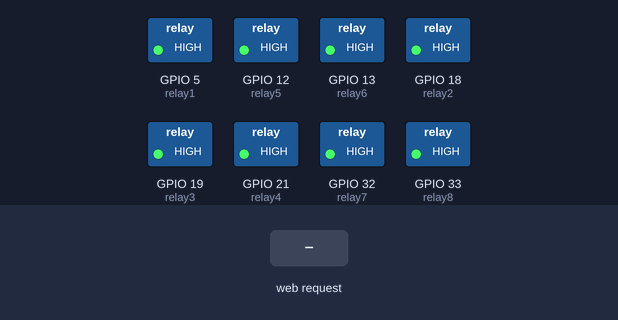
Bench run of a sketch on a simulated ESP32. On the bench: switched loads named in the sketch (green lamp = pin HIGH). The test bench sets the inputs (shaded band). WiFi joins after 1.5 s; servers stay silent unless stated; EEPROM starts erased; what the sketch prints to the serial monitor is not drawn.

Above: at 3.2 s.
3.3 s: HTTP request GET /relay1 received
At 4.0 s:
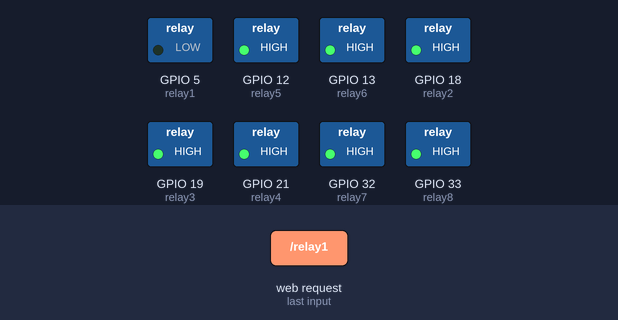
4.8 s: HTTP request GET /relay2 received
At 5.1 s:
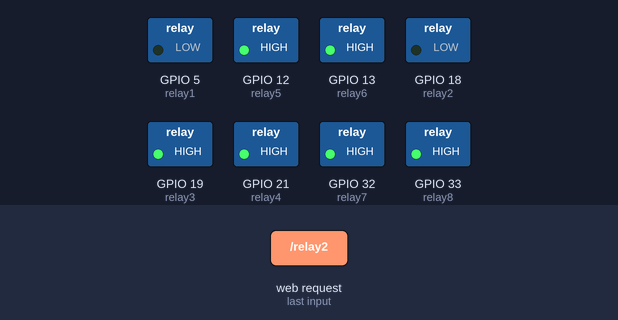
6.3 s: HTTP request GET /relay3 received
At 7.5 s:
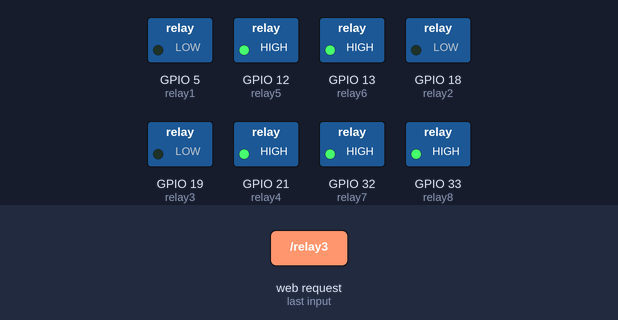
7.8 s: HTTP request GET /relay4 received
At 8.6 s:
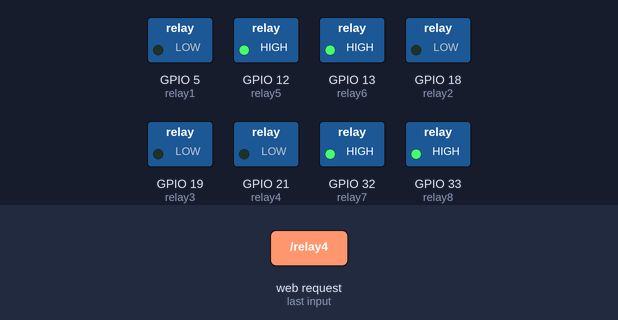
9.3 s: HTTP request GET /relay5 received
At 9.8 s:
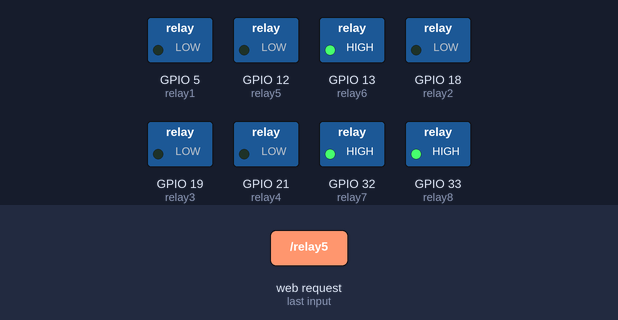
10.8 s: HTTP request GET /relay6 received
At 12.1 s:
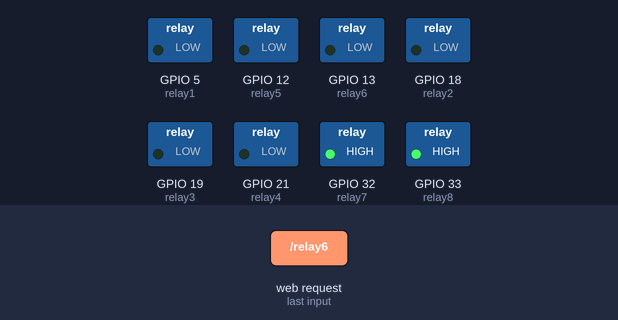
Timing chart, 0 to 13.3 s (numbered marks = the images above; inputs shaded):
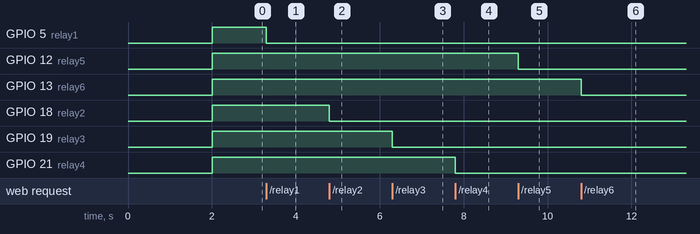

Measured:
- after the input at 3.3 s, GPIO 5 (relay1): HIGH → LOW at once
- after the input at 4.8 s, GPIO 18 (relay2): HIGH → LOW at once
- after the input at 6.3 s, GPIO 19 (relay3): HIGH → LOW at once
- after the input at 7.8 s, GPIO 21 (relay4): HIGH → LOW at once
- after the input at 9.3 s, GPIO 12 (relay5): HIGH → LOW at once
- after the input at 10.8 s, GPIO 13 (relay6): HIGH → LOW at once

The sketch:

esp32.ino
```cpp
#include <EEPROM.h>
#include <WiFi.h>
#include <WebServer.h>
#include <ArduinoJson.h>

#ifndef STASSID
#define STASSID "OMEN-PC"
#define STAPSK  "Pass123!"
#define EEPROM_SIZE 9
#endif

WebServer server(80);

const char* ssid     = STASSID;
const char* password = STAPSK;

int relay1 = 5, relay2 = 18, relay3 = 19, relay4 = 21;
int relay5 = 12, relay6 = 13, relay7 = 32, relay8 = 33;
int state1 = HIGH, state2 = HIGH, state3 = HIGH, state4 = HIGH;
int state5 = HIGH, state6 = HIGH, state7 = HIGH, state8 = HIGH;

void checkStatusRelay() {
  DynamicJsonDocument doc(800);
  doc["status"] = "Success";
  doc["relay1"] = state1;
  doc["relay2"] = state2;
  doc["relay3"] = state3;
  doc["relay4"] = state4;
  doc["relay5"] = state5;
  doc["relay6"] = state6;
  doc["relay7"] = state7;
  doc["relay8"] = state8;
  doc["ssid"] = ssid;

  String json;
  serializeJsonPretty(doc, json);
  server.send(200, "application/json", json);
}

void handleRelayState(int relay, int &state, int eepromAddr) {
  state = !state;
  digitalWrite(relay, state);
  EEPROM.write(eepromAddr, state);
  EEPROM.commit();

  DynamicJsonDocument doc(300);
  doc["status"] = "Success";
  doc["data"] = state;

  String json;
  serializeJsonPretty(doc, json);
  server.send(200, "application/json", json);
}

void handlestate1() { handleRelayState(relay1, state1, 1); }
void handlestate2() { handleRelayState(relay2, state2, 2); }
void handlestate3() { handleRelayState(relay3, state3, 3); }
void handlestate4() { handleRelayState(relay4, state4, 4); }
void handlestate5() { handleRelayState(relay5, state5, 5); }
void handlestate6() { handleRelayState(relay6, state6, 6); }
void handlestate7() { handleRelayState(relay7, state7, 7); }
void handlestate8() { handleRelayState(relay8, state8, 8); }

void setrelaystate() {
  digitalWrite(relay1, state1);
  digitalWrite(relay2, state2);
  digitalWrite(relay3, state3);
  digitalWrite(relay4, state4);
  digitalWrite(relay5, state5);
  digitalWrite(relay6, state6);
  digitalWrite(relay7, state7);
  digitalWrite(relay8, state8);
}

void getstate() {
  state1 = EEPROM.read(1);
  state2 = EEPROM.read(2);
  state3 = EEPROM.read(3);
  state4 = EEPROM.read(4);
  state5 = EEPROM.read(5);
  state6 = EEPROM.read(6);
  state7 = EEPROM.read(7);
  state8 = EEPROM.read(8);
  setrelaystate();
}

void setup() {
  Serial.begin(115200);
  // EEPROM.begin(EEPROM_SIZE);

  pinMode(relay1, OUTPUT);
  pinMode(relay2, OUTPUT);
  pinMode(relay3, OUTPUT);
  pinMode(relay4, OUTPUT);
  pinMode(relay5, OUTPUT);
  pinMode(relay6, OUTPUT);
  pinMode(relay7, OUTPUT);
  pinMode(relay8, OUTPUT);

  WiFi.mode(WIFI_STA);
  WiFi.begin(ssid, password);

  while (WiFi.status() != WL_CONNECTED) {
    delay(1000);
    Serial.print(".");
  }

  Serial.println(WiFi.localIP());

  server.on("/", checkStatusRelay);
  server.on("/relay1", handlestate1);
  server.on("/relay2", handlestate2);
  server.on("/relay3", handlestate3);
  server.on("/relay4", handlestate4);
  server.on("/relay5", handlestate5);
  server.on("/relay6", handlestate6);
  server.on("/relay7", handlestate7);
  server.on("/relay8", handlestate8);

  server.begin();
  getstate();
}

void loop() {
  server.handleClient();
}
```
